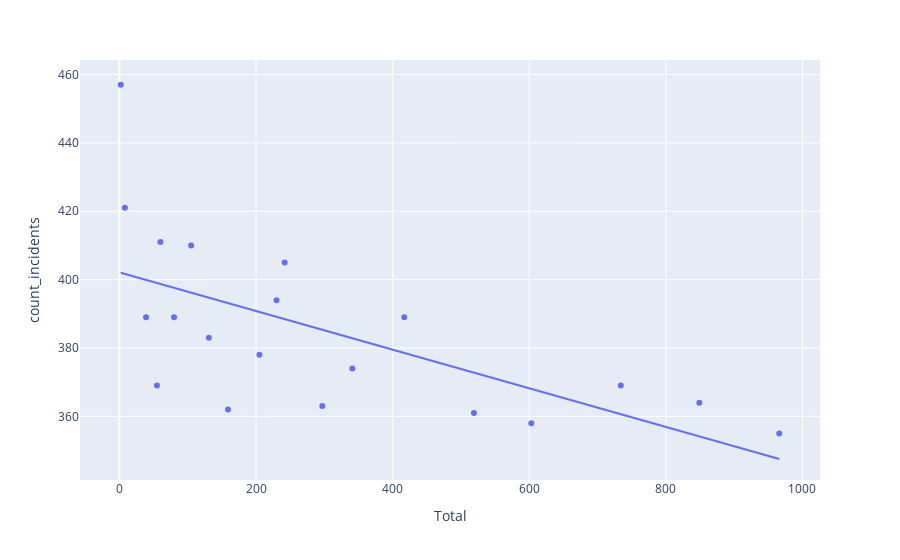

The code cell stored with this chart in its notebook:
### Code cell
fig = px.scatter(scattercount_incidents, x="Total", y="count_incidents", trendline="ols")
fig.show()

### Figure 1 — Plotly figure (JSON) as saved in the notebook; plotly's stock layout.template omitted (floating-point values rounded to 4 significant figures)
{"data": [{"hoverlabel": {"namelength": 0}, "hovertemplate": "Total=%{x}<br>count_incidents=%{y}", "legendgroup": "", "marker": {"color": "#636efa", "symbol": "circle"}, "mode": "markers", "name": "", "showlegend": false, "type": "scatter", "x": [2, 8, 39, 55, 60, 80, 105, 131, 159, 205, 230, 242, 297, 341, 417, 519, 603, 734, 849, 966], "xaxis": "x", "y": [457, 421, 389, 369, 411, 389, 410, 383, 362, 378, 394, 405, 363, 374, 389, 361, 358, 369, 364, 355], "yaxis": "y"}, {"hoverlabel": {"namelength": 0}, "hovertemplate": "<b>OLS trendline</b><br>count_incidents = -0.0565129 * Total + 402.123<br>R<sup>2</sup>=0.403876<br><br>Total=%{x}<br>count_incidents=%{y} <b>(trend)</b>", "legendgroup": "", "marker": {"color": "#636efa", "symbol": "circle"}, "mode": "lines", "name": "", "showlegend": false, "type": "scatter", "x": [2, 8, 39, 55, 60, 80, 105, 131, 159, 205, 230, 242, 297, 341, 417, 519, 603, 734, 849, 966], "xaxis": "x", "y": [402.0, 401.7, 399.9, 399.0, 398.7, 397.6, 396.2, 394.7, 393.1, 390.5, 389.1, 388.4, 385.3, 382.9, 378.6, 372.8, 368.0, 360.6, 354.1, 347.5], "yaxis": "y"}], "layout": {"legend": {"tracegroupgap": 0}, "margin": {"t": 60}, "xaxis": {"anchor": "y", "domain": [0, 1], "title": {"text": "Total"}}, "yaxis": {"anchor": "x", "domain": [0, 1], "title": {"text": "count_incidents"}}}}
